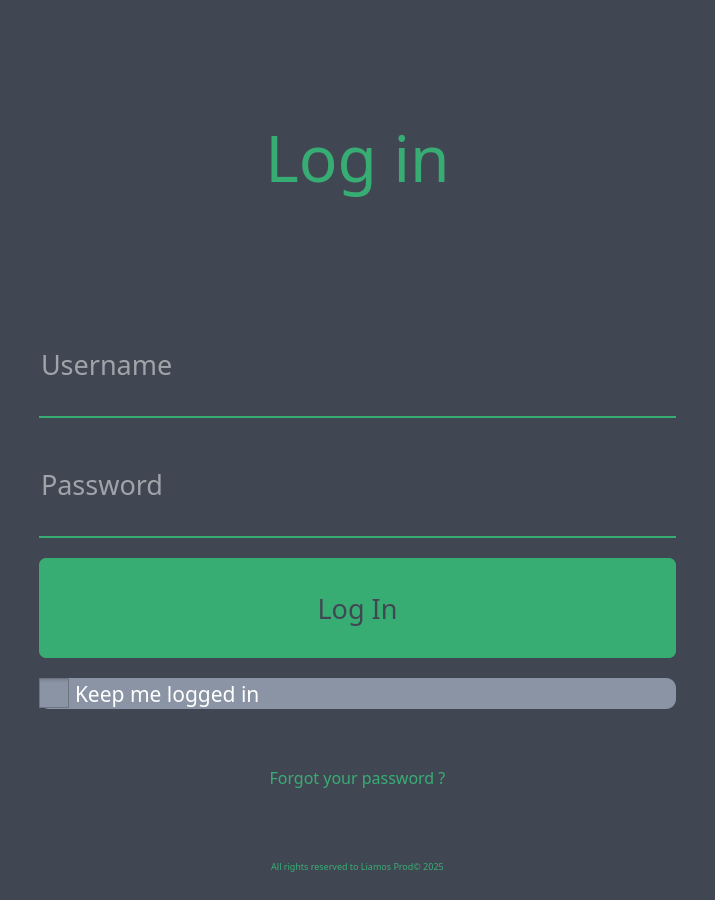
<?xml version="1.0" encoding="UTF-8"?>
<ui version="4.0">
 <class>PL_logger</class>
 <widget class="QMainWindow" name="PL_logger">
  <property name="geometry">
   <rect>
    <x>0</x>
    <y>0</y>
    <width>715</width>
    <height>900</height>
   </rect>
  </property>
  <property name="windowTitle">
   <string>MainWindow</string>
  </property>
  <widget class="QWidget" name="wdg_main">
   <property name="sizePolicy">
    <sizepolicy hsizetype="Preferred" vsizetype="Preferred">
     <horstretch>0</horstretch>
     <verstretch>0</verstretch>
    </sizepolicy>
   </property>
   <property name="styleSheet">
    <string notr="true">background-color: #414752;</string>
   </property>
   <layout class="QVBoxLayout" name="verticalLayout">
    <property name="spacing">
     <number>0</number>
    </property>
    <property name="leftMargin">
     <number>0</number>
    </property>
    <property name="topMargin">
     <number>0</number>
    </property>
    <property name="rightMargin">
     <number>0</number>
    </property>
    <property name="bottomMargin">
     <number>0</number>
    </property>
    <item>
     <widget class="QFrame" name="frm_top_logger">
      <property name="maximumSize">
       <size>
        <width>16777215</width>
        <height>300</height>
       </size>
      </property>
      <property name="styleSheet">
       <string notr="true"/>
      </property>
      <property name="frameShape">
       <enum>QFrame::NoFrame</enum>
      </property>
      <property name="frameShadow">
       <enum>QFrame::Plain</enum>
      </property>
      <property name="lineWidth">
       <number>0</number>
      </property>
      <layout class="QHBoxLayout" name="horizontalLayout_3">
       <property name="spacing">
        <number>6</number>
       </property>
       <property name="leftMargin">
        <number>0</number>
       </property>
       <property name="topMargin">
        <number>0</number>
       </property>
       <property name="rightMargin">
        <number>0</number>
       </property>
       <property name="bottomMargin">
        <number>0</number>
       </property>
       <item>
        <widget class="QFrame" name="frm_logo_pipeliam">
         <property name="frameShape">
          <enum>QFrame::NoFrame</enum>
         </property>
         <property name="frameShadow">
          <enum>QFrame::Plain</enum>
         </property>
         <property name="lineWidth">
          <number>0</number>
         </property>
         <layout class="QVBoxLayout" name="verticalLayout_4">
          <property name="spacing">
           <number>0</number>
          </property>
          <property name="topMargin">
           <number>20</number>
          </property>
          <property name="bottomMargin">
           <number>20</number>
          </property>
          <item>
           <widget class="QPushButton" name="btn_logo_pipeliam">
            <property name="maximumSize">
             <size>
              <width>16777215</width>
              <height>16777215</height>
             </size>
            </property>
            <property name="styleSheet">
             <string notr="true">QPushButton{background-color:transparent;border:none}

QPushButton:hovered{background-color:transparent;border:none}</string>
            </property>
            <property name="text">
             <string/>
            </property>
            <property name="icon">
             <iconset>
              <normaloff>:/logo/logo/logo_green.png</normaloff>:/logo/logo/logo_green.png</iconset>
            </property>
            <property name="iconSize">
             <size>
              <width>150</width>
              <height>150</height>
             </size>
            </property>
            <property name="checked">
             <bool>false</bool>
            </property>
            <property name="default">
             <bool>false</bool>
            </property>
            <property name="flat">
             <bool>true</bool>
            </property>
           </widget>
          </item>
          <item>
           <widget class="QLabel" name="lab_login">
            <property name="font">
             <font>
              <family>TrendSansW00-One</family>
              <pointsize>48</pointsize>
              <weight>50</weight>
              <bold>false</bold>
             </font>
            </property>
            <property name="styleSheet">
             <string notr="true">color :#37ad74</string>
            </property>
            <property name="frameShape">
             <enum>QFrame::NoFrame</enum>
            </property>
            <property name="text">
             <string>Log in</string>
            </property>
            <property name="alignment">
             <set>Qt::AlignCenter</set>
            </property>
           </widget>
          </item>
         </layout>
        </widget>
       </item>
      </layout>
     </widget>
    </item>
    <item>
     <widget class="QFrame" name="frame_main_logger">
      <property name="frameShape">
       <enum>QFrame::NoFrame</enum>
      </property>
      <property name="frameShadow">
       <enum>QFrame::Plain</enum>
      </property>
      <property name="lineWidth">
       <number>0</number>
      </property>
      <layout class="QVBoxLayout" name="verticalLayout_2">
       <item>
        <widget class="QFrame" name="frm_login_content">
         <property name="sizePolicy">
          <sizepolicy hsizetype="Expanding" vsizetype="Preferred">
           <horstretch>0</horstretch>
           <verstretch>0</verstretch>
          </sizepolicy>
         </property>
         <property name="maximumSize">
          <size>
           <width>16777215</width>
           <height>16777215</height>
          </size>
         </property>
         <property name="frameShape">
          <enum>QFrame::NoFrame</enum>
         </property>
         <property name="frameShadow">
          <enum>QFrame::Plain</enum>
         </property>
         <property name="lineWidth">
          <number>0</number>
         </property>
         <layout class="QVBoxLayout" name="verticalLayout_3">
          <property name="spacing">
           <number>20</number>
          </property>
          <property name="leftMargin">
           <number>30</number>
          </property>
          <property name="rightMargin">
           <number>30</number>
          </property>
          <item>
           <widget class="QLineEdit" name="lie_username">
            <property name="enabled">
             <bool>true</bool>
            </property>
            <property name="sizePolicy">
             <sizepolicy hsizetype="Expanding" vsizetype="Fixed">
              <horstretch>0</horstretch>
              <verstretch>0</verstretch>
             </sizepolicy>
            </property>
            <property name="minimumSize">
             <size>
              <width>200</width>
              <height>100</height>
             </size>
            </property>
            <property name="maximumSize">
             <size>
              <width>16777215</width>
              <height>16777215</height>
             </size>
            </property>
            <property name="font">
             <font>
              <family>TrendSansW00-One</family>
              <pointsize>20</pointsize>
             </font>
            </property>
            <property name="styleSheet">
             <string notr="true">border : none;
border-bottom : 2px solid #37ad74;
color : #FFF;
padding-bottom : 5px</string>
            </property>
            <property name="placeholderText">
             <string>Username</string>
            </property>
           </widget>
          </item>
          <item>
           <widget class="QLineEdit" name="lie_password">
            <property name="minimumSize">
             <size>
              <width>200</width>
              <height>100</height>
             </size>
            </property>
            <property name="font">
             <font>
              <family>TrendSansW00-One</family>
              <pointsize>20</pointsize>
             </font>
            </property>
            <property name="styleSheet">
             <string notr="true">border : none;
border-bottom : 2px solid #37ad74;
color : #FFF;
padding-bottom : 5px</string>
            </property>
            <property name="inputMask">
             <string/>
            </property>
            <property name="echoMode">
             <enum>QLineEdit::Password</enum>
            </property>
            <property name="placeholderText">
             <string>Password</string>
            </property>
           </widget>
          </item>
          <item>
           <widget class="QPushButton" name="btn_login">
            <property name="minimumSize">
             <size>
              <width>0</width>
              <height>100</height>
             </size>
            </property>
            <property name="font">
             <font>
              <family>TrendSansW00-One</family>
              <pointsize>20</pointsize>
             </font>
            </property>
            <property name="styleSheet">
             <string notr="true">QPushButton{
	background-color:#37ad74;
	color:#414752;
	border-radius:7px;
	padding: 5px;
}
QPushButton:hover{
	color:#FFF;
}

QPushButton:pressed{
	color:#FFF;
	background-color:#000000;
	border-color : transparent;
	border-radius: 15px;
	margin-left : 5px;
	margin-right : 5px;
	margin-top: 5px;
	margin-bottom : 5px;
}

QPushButton:focus {
    outline: none;
    border: none;
}</string>
            </property>
            <property name="text">
             <string>Log In</string>
            </property>
            <property name="flat">
             <bool>false</bool>
            </property>
           </widget>
          </item>
          <item>
           <widget class="QCheckBox" name="chb_remember">
            <property name="font">
             <font>
              <family>TrendSansW00-One</family>
              <pointsize>16</pointsize>
             </font>
            </property>
            <property name="styleSheet">
             <string notr="true">QCheckBox{
	color:#FFF;
	background-color:#8B94A4;
	border-color: transparent;
    border: none;
    border-radius: 10px;
    outline: none;

}

QCheckBox::indicator {
    width: 30px;
    height: 30px;
}

QCheckBox::indicator:unchecked {
    image: url(:/icons/icons/close.png);
}

QCheckBox::indicator:checked {
    image: url(:/icons/icons/correct_h.png);
}

QCheckBox:checked {

	background-color : #37ad74;
	border-color : transparent;
    outline: none;
    border: none;
}

QCheckBox:focus {
    outline: none;
    border: none;
}
</string>
            </property>
            <property name="text">
             <string>Keep me logged in</string>
            </property>
            <property name="checkable">
             <bool>true</bool>
            </property>
            <property name="autoRepeat">
             <bool>true</bool>
            </property>
            <property name="tristate">
             <bool>false</bool>
            </property>
           </widget>
          </item>
          <item>
           <widget class="QFrame" name="frm_forgotten_pwd">
            <property name="frameShape">
             <enum>QFrame::NoFrame</enum>
            </property>
            <property name="frameShadow">
             <enum>QFrame::Plain</enum>
            </property>
            <property name="lineWidth">
             <number>0</number>
            </property>
            <layout class="QVBoxLayout" name="verticalLayout_5">
             <item>
              <widget class="QLabel" name="lab_forgotten_pwd">
               <property name="font">
                <font>
                 <family>TrendSansW00-One</family>
                 <pointsize>12</pointsize>
                </font>
               </property>
               <property name="styleSheet">
                <string notr="true">color :#37ad74</string>
               </property>
               <property name="frameShadow">
                <enum>QFrame::Raised</enum>
               </property>
               <property name="text">
                <string>Forgot your password ?</string>
               </property>
               <property name="alignment">
                <set>Qt::AlignCenter</set>
               </property>
               <property name="openExternalLinks">
                <bool>true</bool>
               </property>
              </widget>
             </item>
            </layout>
           </widget>
          </item>
         </layout>
        </widget>
       </item>
       <item>
        <widget class="QFrame" name="frm_infos">
         <property name="maximumSize">
          <size>
           <width>16777215</width>
           <height>50</height>
          </size>
         </property>
         <property name="frameShape">
          <enum>QFrame::NoFrame</enum>
         </property>
         <property name="frameShadow">
          <enum>QFrame::Plain</enum>
         </property>
         <property name="lineWidth">
          <number>0</number>
         </property>
         <layout class="QHBoxLayout" name="horizontalLayout_4">
          <item>
           <widget class="QLabel" name="lab_infos">
            <property name="font">
             <font>
              <family>TrendSansW00-One</family>
              <pointsize>7</pointsize>
             </font>
            </property>
            <property name="styleSheet">
             <string notr="true">color :#37ad74</string>
            </property>
            <property name="text">
             <string>All rights reserved to Liamos Prod© 2025</string>
            </property>
            <property name="alignment">
             <set>Qt::AlignCenter</set>
            </property>
           </widget>
          </item>
         </layout>
        </widget>
       </item>
      </layout>
     </widget>
    </item>
   </layout>
  </widget>
 </widget>
 <resources>
  <include location="../utils/utils.qrc"/>
 </resources>
 <connections/>
</ui>
